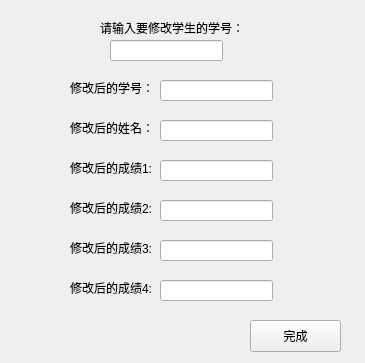
<?xml version="1.0" encoding="UTF-8"?>
<ui version="4.0">
 <class>modifyStuMsg</class>
 <widget class="QWidget" name="modifyStuMsg">
  <property name="geometry">
   <rect>
    <x>0</x>
    <y>0</y>
    <width>365</width>
    <height>363</height>
   </rect>
  </property>
  <property name="windowTitle">
   <string>Form</string>
  </property>
  <widget class="QLabel" name="label">
   <property name="geometry">
    <rect>
     <x>100</x>
     <y>20</y>
     <width>151</width>
     <height>16</height>
    </rect>
   </property>
   <property name="text">
    <string>请输入要修改学生的学号：</string>
   </property>
  </widget>
  <widget class="QLineEdit" name="modifyIDlineEdit">
   <property name="geometry">
    <rect>
     <x>110</x>
     <y>40</y>
     <width>113</width>
     <height>21</height>
    </rect>
   </property>
  </widget>
  <widget class="QLabel" name="label_2">
   <property name="geometry">
    <rect>
     <x>70</x>
     <y>80</y>
     <width>91</width>
     <height>16</height>
    </rect>
   </property>
   <property name="text">
    <string>修改后的学号：</string>
   </property>
  </widget>
  <widget class="QLineEdit" name="newIDlineEdit">
   <property name="geometry">
    <rect>
     <x>160</x>
     <y>80</y>
     <width>113</width>
     <height>21</height>
    </rect>
   </property>
  </widget>
  <widget class="QLabel" name="label_3">
   <property name="geometry">
    <rect>
     <x>70</x>
     <y>120</y>
     <width>91</width>
     <height>16</height>
    </rect>
   </property>
   <property name="text">
    <string>修改后的姓名：</string>
   </property>
  </widget>
  <widget class="QLineEdit" name="newNamelineEdit">
   <property name="geometry">
    <rect>
     <x>160</x>
     <y>120</y>
     <width>113</width>
     <height>21</height>
    </rect>
   </property>
  </widget>
  <widget class="QLabel" name="label_4">
   <property name="geometry">
    <rect>
     <x>70</x>
     <y>160</y>
     <width>91</width>
     <height>16</height>
    </rect>
   </property>
   <property name="text">
    <string>修改后的成绩1:</string>
   </property>
  </widget>
  <widget class="QLineEdit" name="newScore1lineEdit">
   <property name="geometry">
    <rect>
     <x>160</x>
     <y>160</y>
     <width>113</width>
     <height>21</height>
    </rect>
   </property>
  </widget>
  <widget class="QLabel" name="label_5">
   <property name="geometry">
    <rect>
     <x>70</x>
     <y>200</y>
     <width>91</width>
     <height>16</height>
    </rect>
   </property>
   <property name="text">
    <string>修改后的成绩2:</string>
   </property>
  </widget>
  <widget class="QLineEdit" name="newScore2lineEdit">
   <property name="geometry">
    <rect>
     <x>160</x>
     <y>200</y>
     <width>113</width>
     <height>21</height>
    </rect>
   </property>
  </widget>
  <widget class="QPushButton" name="pushButton">
   <property name="geometry">
    <rect>
     <x>250</x>
     <y>320</y>
     <width>91</width>
     <height>32</height>
    </rect>
   </property>
   <property name="text">
    <string>完成</string>
   </property>
  </widget>
  <widget class="QLabel" name="label_6">
   <property name="geometry">
    <rect>
     <x>70</x>
     <y>280</y>
     <width>91</width>
     <height>16</height>
    </rect>
   </property>
   <property name="text">
    <string>修改后的成绩4:</string>
   </property>
  </widget>
  <widget class="QLabel" name="label_7">
   <property name="geometry">
    <rect>
     <x>70</x>
     <y>240</y>
     <width>91</width>
     <height>16</height>
    </rect>
   </property>
   <property name="text">
    <string>修改后的成绩3:</string>
   </property>
  </widget>
  <widget class="QLineEdit" name="newScore4lineEdit">
   <property name="geometry">
    <rect>
     <x>160</x>
     <y>280</y>
     <width>113</width>
     <height>21</height>
    </rect>
   </property>
  </widget>
  <widget class="QLineEdit" name="newScore3lineEdit">
   <property name="geometry">
    <rect>
     <x>160</x>
     <y>240</y>
     <width>113</width>
     <height>21</height>
    </rect>
   </property>
  </widget>
 </widget>
 <resources/>
 <connections/>
</ui>
